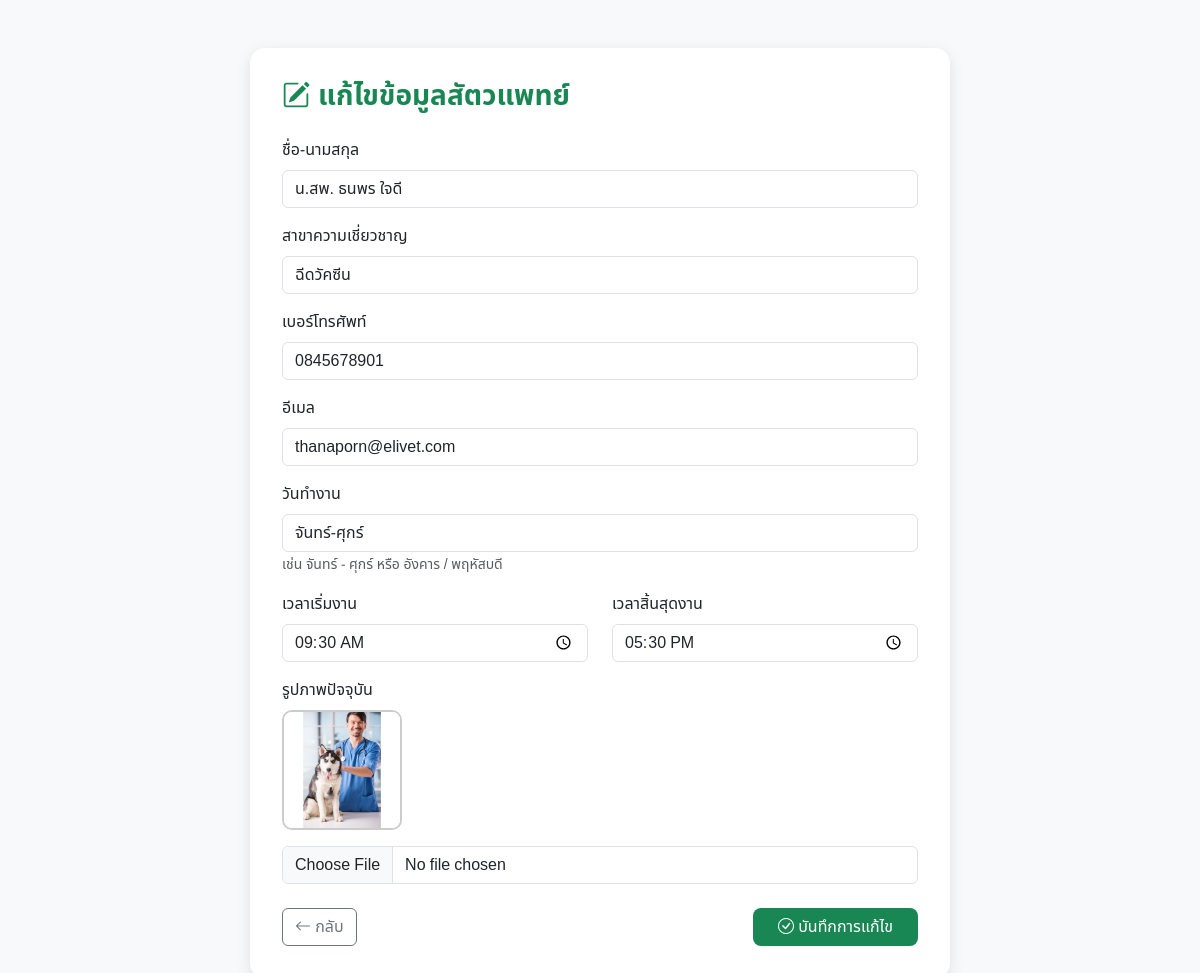
Screenshot of /myadmin/edit_vet.php?id=4 (signed in) with the database file from the repository.
### tables this page shows
CREATE TABLE `veterinarians` (
  `id` int(11) NOT NULL,
  `fullname` varchar(100) NOT NULL,
  `specialization` varchar(100) DEFAULT NULL,
  `phone` varchar(20) DEFAULT NULL,
  `email` varchar(100) DEFAULT NULL,
  `experience_years` int(11) DEFAULT 0,
  `working_days` varchar(100) DEFAULT NULL,
  `start_time` time DEFAULT NULL,
  `end_time` time DEFAULT NULL,
  `photo` varchar(255) DEFAULT 'default_vet.png',
  `note` text DEFAULT NULL,
  `created_at` timestamp NOT NULL DEFAULT current_timestamp()
);

### myadmin/edit_vet.php (the view, shortened to what this page needs)
<?php
include 'config/db.php';
$id = isset($_GET['id']) ? intval($_GET['id']) : 0;
$stmt = $conn->prepare("SELECT * FROM veterinarians WHERE id = ?");
$stmt->execute([$id]);
$vet = $stmt->fetch(PDO::FETCH_ASSOC);
?>
<!DOCTYPE html>
<html lang="th">
<head>
    <link href="https://cdn.jsdelivr.net/npm/bootstrap@5.3.3/dist/css/bootstrap.min.css" rel="stylesheet">
    <link href="https://cdn.jsdelivr.net/npm/bootstrap-icons/font/bootstrap-icons.css" rel="stylesheet">
</head>
<body>
    <div class="container">
        <h3 class="mb-4 text-success fw-bold"><i class="bi bi-pencil-square me-2"></i>แก้ไขข้อมูลสัตวแพทย์</h3>
        <form method="post" enctype="multipart/form-data">
            <div class="mb-3">
                <label class="form-label">ชื่อ-นามสกุล</label>
                <input type="text" name="fullname" class="form-control" required value="<?= htmlspecialchars($vet['fullname']); ?>">
            </div>
            <div class="mb-3">
                <label class="form-label">สาขาความเชี่ยวชาญ</label>
                <input type="text" name="specialization" class="form-control" value="<?= htmlspecialchars($vet['specialization']); ?>">
            </div>
            <div class="mb-3">
                <label class="form-label">เบอร์โทรศัพท์</label>
                <input type="text" name="phone" class="form-control" required value="<?= htmlspecialchars($vet['phone']); ?>">
            </div>
            <div class="mb-3">
                <label class="form-label">อีเมล</label>
                <input type="email" name="email" class="form-control" value="<?= htmlspecialchars($vet['email']); ?>">
            </div>
            <div class="mb-3">
                <label class="form-label">วันทำงาน</label>
                <input type="text" name="working_days" class="form-control" value="<?= htmlspecialchars($vet['working_days']); ?>">
                <small class="text-muted">เช่น จันทร์ - ศุกร์ หรือ อังคาร / พฤหัสบดี</small>
            </div>
            <div class="row mb-3">
                <div class="col">
                    <label class="form-label">เวลาเริ่มงาน</label>
                    <input type="time" name="start_time" class="form-control" value="<?= htmlspecialchars($vet['start_time']); ?>">
                </div>
                <div class="col">
                    <label class="form-label">เวลาสิ้นสุดงาน</label>
                    <input type="time" name="end_time" class="form-control" value="<?= htmlspecialchars($vet['end_time']); ?>">
                </div>
            </div>
            <div class="mb-3">
                <label class="form-label">รูปภาพปัจจุบัน</label><br>
                <img src="uploads/vets/<?= htmlspecialchars($vet['photo']); ?>" alt="" class="preview mb-2">
                <input type="file" name="photo" class="form-control mt-2">
            </div>
            <div class="d-flex justify-content-between mt-4">
                <a href="vet_list.php" class="btn btn-outline-secondary"><i class="bi bi-arrow-left"></i> กลับ</a>
                <button type="submit" class="btn btn-save px-4"><i class="bi bi-check-circle"></i> บันทึกการแก้ไข</button>
            </div>
        </form>
    </div>
</body>
</html>

### myadmin/edit_vet.php (style rules this page uses)
body { background-color: #f8f9fa; font-family: 'Noto Sans Thai', sans-serif; }
.container { max-width: 700px; background: #fff; border-radius: 15px; padding: 2rem; margin-top: 3rem; box-shadow: 0 4px 15px rgba(0,0,0,0.1); }
.btn-save { background-color: #198754; color: #fff; border-radius: 8px; }
img.preview { width: 120px; height: 120px; object-fit: cover; border-radius: 10px; border: 2px solid #ccc; }

### rows the page displays
veterinarians: fullname "น.สพ. ธนพร ใจดี", specialization "ฉีดวัคซีน", phone "0845678901", email "thanaporn@elivet.com", working_days "จันทร์-ศุกร์", start_time "09:30:00", end_time "17:30:00", photo (picture)
